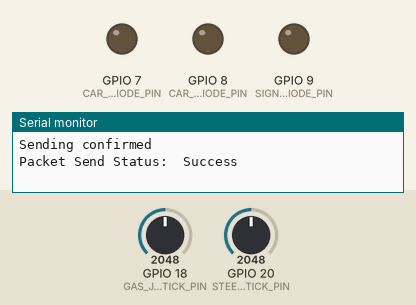
Simulated run of this sketch. Board: ESP32-S3. On the bench: output pins drawn as LEDs (lit = HIGH), the last lines printed to the serial monitor. The test bench sets the inputs (shaded band); at power-on: GPIO 18 (GAS_JOYSTICK_PIN) = 2048, GPIO 20 (STEERING_JOYSTICK_PIN) = 2048.

Above: at 1.2 s.
1.3 s: GPIO 18 (GAS_JOYSTICK_PIN) set to 1853
2.8 s: GPIO 18 (GAS_JOYSTICK_PIN) set to 1764
At 3.4 s:
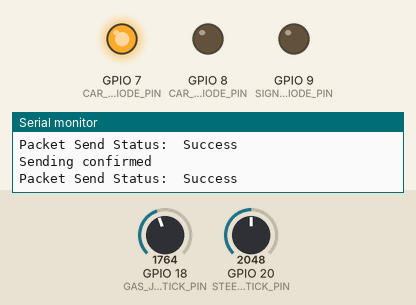
4.3 s: GPIO 20 (STEERING_JOYSTICK_PIN) set to 1854
5.8 s: GPIO 20 (STEERING_JOYSTICK_PIN) set to 1738
At 6.9 s:
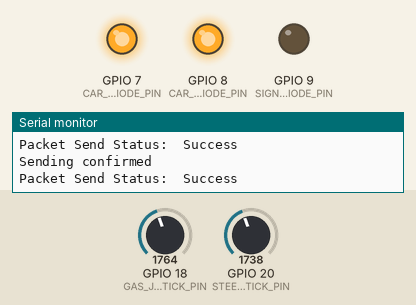
7.3 s: GPIO 18 (GAS_JOYSTICK_PIN) set to 1840
At 8.0 s:
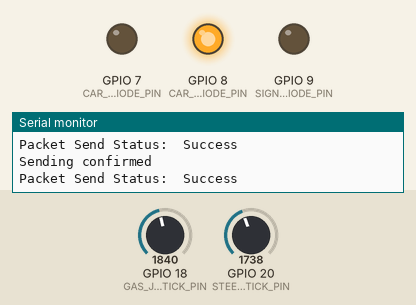
8.8 s: GPIO 20 (STEERING_JOYSTICK_PIN) set to 1840
At 9.1 s:
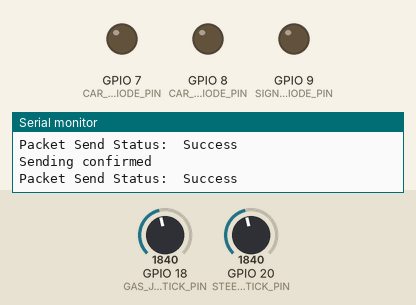
Timing chart, 0 to 11.3 s (numbered marks = the images above; inputs shaded):
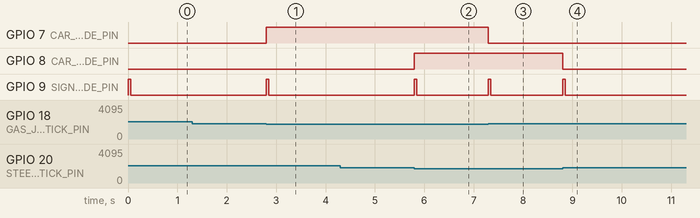

The sketch:

remoteControl.ino
```cpp
#include <esp_now.h>
#include <WiFi.h>

#define INPUT_IGNORE_LOWER_THRESHOLD 1800
#define INPUT_IGNORE_UPPER_THRESHOLD 2050
#define INPUT_MAXIMUM_VALUE 4095
#define GAS_JOYSTICK_PIN 18
#define STEERING_JOYSTICK_PIN 20
#define CAR_GAS_DIODE_PIN 7
#define CAR_STEERING_DIODE_PIN 8
#define SIGNAL_SENT_DIODE_PIN 9
#define DELAY_AMOUNT 50

uint8_t broadcastAddress[] = {0x14, 0x2B, 0x2F, 0xD7, 0x45, 0x0C};
int previouslyCalculatedGasInput = 100;
int previouslyCalculatedSteeringInput = 0;

struct remoteControlMessage{
  int gi;
  int si;
} remoteControlMessage;

struct remoteControlMessage controlInputs;

esp_now_peer_info_t peerInfo;

void OnDataSent(const uint8_t *mac_addr, esp_now_send_status_t status) {
  Serial.print("\r\nPacket Send Status:\t");
  Serial.println(status == ESP_NOW_SEND_SUCCESS ? "Success" : "Fail");
}

void setup() {
  Serial.begin(115200);
  WiFi.mode(WIFI_STA);

  if (esp_now_init() != ESP_OK) {
    Serial.println("ESP NOW ERROR");
    return;
  }

  esp_now_register_send_cb(OnDataSent);

  memcpy(peerInfo.peer_addr, broadcastAddress, 6);
  peerInfo.channel = 0;
  peerInfo.encrypt = false;

  if (esp_now_add_peer(&peerInfo) != ESP_OK){
    Serial.println("ESP PEER ERROR");
    return;
  }

  pinMode(SIGNAL_SENT_DIODE_PIN, OUTPUT);
  pinMode(CAR_STEERING_DIODE_PIN, OUTPUT);
  pinMode(CAR_GAS_DIODE_PIN, OUTPUT);
}

bool isValueInRange(int value, int lowerRange, int upperRange) {
  return value >= lowerRange && value <= upperRange;
}

bool isValueAboveThreshold(int value, int threshold) {
  return value > threshold;
}

bool isValueBelowThreshold(int value, int threshold) {
  return value < threshold;
}

int getNormalizedGasInput(int gasInput) {
  if(isValueBelowThreshold(gasInput, INPUT_IGNORE_LOWER_THRESHOLD)) {
    digitalWrite(CAR_GAS_DIODE_PIN, HIGH);
    return 1;
  } else if(isValueAboveThreshold(gasInput, INPUT_IGNORE_UPPER_THRESHOLD)){
    digitalWrite(CAR_GAS_DIODE_PIN, HIGH);
    return -1;
  }

  digitalWrite(CAR_GAS_DIODE_PIN, LOW);
  return 0;
}

int getNormalizedSteeringInput(int steeringInput) {
  float percentage = 0;
  if(isValueBelowThreshold(steeringInput, INPUT_IGNORE_LOWER_THRESHOLD)) {
    percentage = -((float)(INPUT_IGNORE_LOWER_THRESHOLD-steeringInput))/((float)INPUT_IGNORE_LOWER_THRESHOLD);
  } else if(isValueAboveThreshold(steeringInput, INPUT_IGNORE_UPPER_THRESHOLD)) {
    percentage = ((float)(steeringInput-INPUT_IGNORE_UPPER_THRESHOLD))/((float)(INPUT_MAXIMUM_VALUE-INPUT_IGNORE_UPPER_THRESHOLD));
  }

  if(percentage != 0) {
    digitalWrite(CAR_STEERING_DIODE_PIN, HIGH);
  } else {
    digitalWrite(CAR_STEERING_DIODE_PIN, LOW);
  }
  return (int)(percentage * 45.0f);
}

void loop() {
  int gasInput = analogRead(GAS_JOYSTICK_PIN);
  int steeringInput = analogRead(STEERING_JOYSTICK_PIN);

  int normalizedGasInput = getNormalizedGasInput(gasInput);
  int normalizedSteeringInput = getNormalizedSteeringInput(steeringInput);

  if(normalizedGasInput == previouslyCalculatedGasInput && normalizedSteeringInput == previouslyCalculatedSteeringInput) {
    digitalWrite(SIGNAL_SENT_DIODE_PIN, LOW);
    return;
  }
  digitalWrite(SIGNAL_SENT_DIODE_PIN, HIGH);
  previouslyCalculatedGasInput = normalizedGasInput;
  previouslyCalculatedSteeringInput = normalizedSteeringInput;
  controlInputs.gi = normalizedGasInput;
  controlInputs.si = normalizedSteeringInput;

  esp_err_t result = esp_now_send(broadcastAddress, (uint8_t *) &controlInputs, sizeof(controlInputs));

  if (result == ESP_OK) {
    Serial.println("Sending confirmed");
  }
  else {
    Serial.println("Sending error");
  }
  delay(DELAY_AMOUNT);
}
```

Measured:
- the behaviour switches between 1800 and 1799 on GPIO 18 (GAS_JOYSTICK_PIN) (found by bisection; images 0 and 1)
- the behaviour switches between 1800 and 1799 on GPIO 20 (STEERING_JOYSTICK_PIN) (found by bisection; images 1 and 2)
- after the input at 1.3 s, every drawn part: stays the same
- after the input at 2.8 s, GPIO 7 (CAR_GAS_DIODE_PIN): LOW → HIGH at once; GPIO 9 (SIGNAL_SENT_DIODE_PIN): LOW → HIGH at once, → LOW 0.05 s later
- after the input at 4.3 s, every drawn part: stays the same
- after the input at 5.8 s, GPIO 8 (CAR_STEERING_DIODE_PIN): LOW → HIGH at once; GPIO 9 (SIGNAL_SENT_DIODE_PIN): LOW → HIGH at once, → LOW 0.05 s later
- after the input at 7.3 s, GPIO 7 (CAR_GAS_DIODE_PIN): HIGH → LOW at once; GPIO 9 (SIGNAL_SENT_DIODE_PIN): LOW → HIGH at once, → LOW 0.05 s later
- after the input at 8.8 s, GPIO 8 (CAR_STEERING_DIODE_PIN): HIGH → LOW at once; GPIO 9 (SIGNAL_SENT_DIODE_PIN): LOW → HIGH at once, → LOW 0.05 s later
